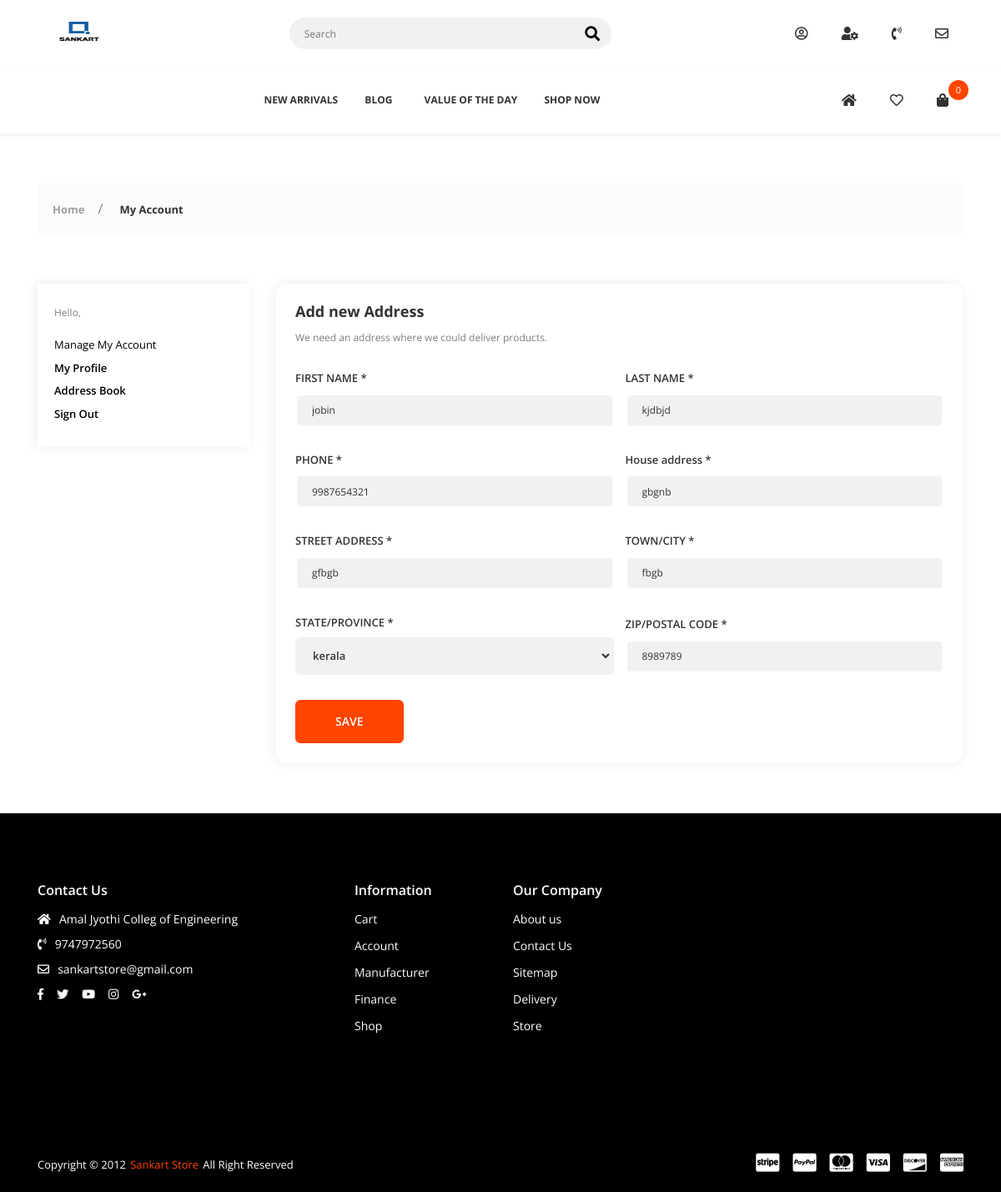
The app's page /addressedit/1/ with its own data.
### accounts/models.py (models this page shows, shortened)
class Address_Book(models.Model):
    user = models.ForeignKey(Account, on_delete=models.CASCADE)
    id = models.AutoField(primary_key=True)
    fname = models.CharField(max_length=100, blank=True, null=True, editable=False)
    lname = models.CharField(max_length=100, blank=True, null=True, editable=False)
    phone_number = models.BigIntegerField(default=0, editable=False)
    house = models.CharField(blank=True, max_length=100,null=True)
    street = models.CharField(blank=True, max_length=20,null=True)
    city = models.CharField(blank=True, max_length=20,null=True)
    state = models.CharField(blank=True, max_length=20,null=True)
    pin = models.IntegerField(blank=True,null=True)
    status = models.BooleanField(default=False)

### User_Dashboard/views.py (the view, shortened to what this page needs)
# urls.py: path('addressedit/<int:address_id>/', views.addressedit, name='addressedit'),
def addressedit(request,address_id):
    address = Address_Book.objects.get(id=address_id)
    context = {
            'address': address,
    }
    return render(request,'dashboard/dash-address-edit.html', context)

### cart/context_processors.py (called while the page is built)
def counter(request):
    cart_count = 0
    if 'admin' in request.path:
        return {}
    else:
        try:
            cart = Cart.objects.filter(cart_id=_cart_id(request))
            if request.user.is_authenticated:
                cart_items = CartItem.objects.all().filter(user=request.user)
            else:
                cart_items = CartItem.objects.all().filter(cart=cart[:1])
            for cart_item in cart_items:
                cart_count += cart_item.quantity
        except Cart.DoesNotExist:
            cart_count = 0
    return dict(cart_count=cart_count)

### cart/views.py (called while the page is built)
def _cart_id(request):
    cart = request.session.session_key
    if not cart:
        cart = request.session.create()
    return cart

### shop_app/context_processors.py (called while the page is built)
def menu_links(request):
    links = Category.objects.all()
    return dict(links=links)

### wishlist/context_processors.py (called while the page is built)
def counter(request):
    wishlist_count = 0
    if 'admin' in request.path:
        return {}
    else:
        try:
            wishlist = Wishlist.objects.filter(wishlist_id=_wishlist_id(request))
            if request.user.is_authenticated:
                wishlist_items = WishlistItem.objects.all().filter(user=request.user)
            else:
                wishlist_items = WishlistItem.objects.all().filter(wishlist=wishlist[:1])
            for wishlist_item in wishlist_items:
                wishlist_count += wishlist_item.quantity
        except Wishlist.DoesNotExist:
            wishlist_count = 0
    return dict(wishlist_count=wishlist_count)

### wishlist/views.py (called while the page is built)
def _wishlist_id(request):
    wishlist = request.session.session_key
    if not wishlist:
        wishlist = request.session.create()
    return wishlist

### templates/dashboard/dash-address-edit.html (shortened to what this page needs)
{% extends 'base.html' %}
{% load static %}
{% block content %}
        <div class="app-content">
            <div class="u-s-p-y-60">
                <div class="section__content">
                    <div class="container">
                        <div class="breadcrumb">
                            <div class="breadcrumb__wrap">
                                <ul class="breadcrumb__list">
                                    <li class="has-separator">
                                        <a href="index.html">Home</a></li>
                                    <li class="is-marked">
                                        <a href="dash-address-add.html">My Account</a></li>
                                </ul>
                            </div>
                        </div>
                    </div>
                </div>
            </div>
            <div class="u-s-p-b-60">
                <div class="section__content">
                    <div class="dash">
                        <div class="container">
                            <div class="row">
                                <div class="col-lg-3 col-md-12">
                                    {% include 'dashboard/dash-feature.html' %}
                                </div>
                                <div class="col-lg-9 col-md-12">
                                    <div class="dash__box dash__box--shadow dash__box--radius dash__box--bg-white">
                                        <div class="dash__pad-2">
                                            <h1 class="dash__h1 u-s-m-b-14">Add new Address</h1>
                                            <span class="dash__text u-s-m-b-30">We need an address where we could deliver products.</span>
                                            <form class="dash-address-manipulation" method="post" action="{% url 'addressedit' address.id %}"  enctype="multipart/form-data">
                                                <div class="gl-inline">
                                                    <div class="u-s-m-b-30">
                                                        <label class="gl-label" for="fname">FIRST NAME *</label>
                                                        <input class="input-text input-text--primary-style" type="text" id="fname" name="fname" value={{address.fname}} placeholder="First Name"></div>
                                                    <div class="u-s-m-b-30">
                                                        <label class="gl-label" for="lname">LAST NAME *</label>
                                                        <input class="input-text input-text--primary-style" type="text" id="lname" name="lname" value={{address.lname}} placeholder="Last Name"></div>
                                                </div>
                                                <div class="gl-inline">
                                                    <div class="u-s-m-b-30">
                                                        <label class="gl-label" for="tel">PHONE *</label>
                                                        <input class="input-text input-text--primary-style" type="text" id="tel" name="tel" value={{address.phone_number}}></div>
                                                    <div class="u-s-m-b-30">
                                                        <label class="gl-label" for="house">House address *</label>
                                                        <input class="input-text input-text--primary-style" type="text" id="house" name="house" value={{address.house}} placeholder="House Name/Appartment Name"></div>
                                                </div>
                                                <div class="gl-inline">
                                                    <div class="u-s-m-b-30">
                                                        <label class="gl-label" for="street">STREET ADDRESS *</label>
                                                        <input class="input-text input-text--primary-style" type="text" id="street" name="street" value={{address.street}} placeholder="Street address">
                                                    </div>
                                                    <div class="u-s-m-b-30">
                                                        <label class="gl-label" for="city">TOWN/CITY *</label>
                                                        <input class="input-text input-text--primary-style" type="text" id="city" name="city" value={{address.city}}>
                                                    </div>
                                                </div>
                                                <div class="gl-inline">
                                                    <div class="u-s-m-b-30">
                                                        <label class="gl-label" for="state">STATE/PROVINCE *</label><select class="select-box select-box--primary-style" id="state" name="state">
                                                            <option selected value="{{address.state}}">{{address.state}}</option>
                                                        </select>
                                                    </div>
                                                    <div class="u-s-m-b-30">
                                                        <label class="gl-label" for="pin">ZIP/POSTAL CODE *</label>
                                                        <input class="input-text input-text--primary-style" type="text" id="pin" name="pin" value={{address.pin}} placeholder="Zip/Postal Code"></div>
                                                </div>
                                                <button class="btn btn--e-brand-b-2" type="submit">SAVE</button>
                                            </form>
                                        </div>
                                    </div>
                                </div>
                            </div>
                        </div>
                    </div>
                </div>
            </div>
        </div>
{% endblock %}

### records on screen
Address_Book: fname "jobin", lname "kjdbjd", tel "9987654321", house "gbgnb", street "gfbgb", city "fbgb", state "kerala", pin "8989789"

### other values on screen
{{ cart_count }} "0"
